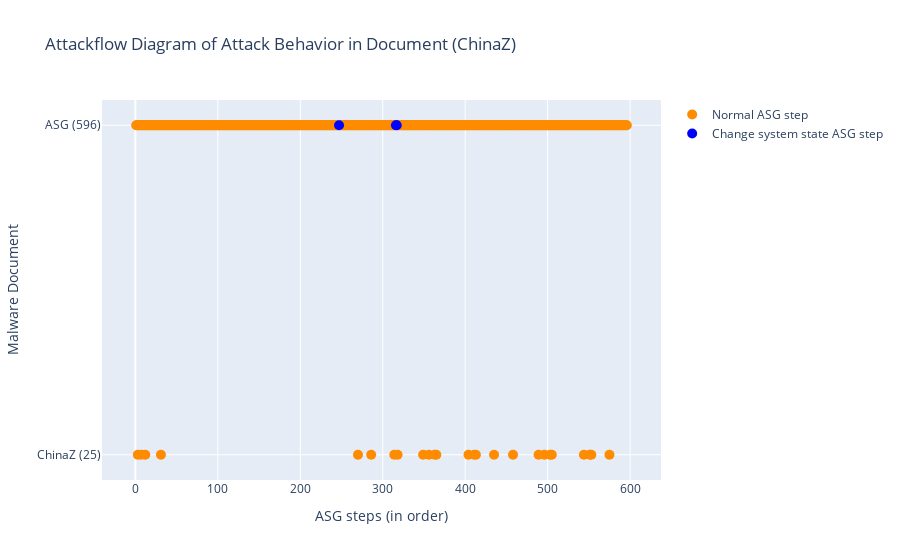

Notebook code cell kept with this figure:
### Markdown cell above
### Run Script: draw Lifecycle diagram
- 兩個 traces (legend) 一般的 OP 和 ChangeSys OP。分兩個顏色，不重疊。
- x: [a,a,a,a,b,b,b,c,c,c] 不同 report 的 step 可以放同一個 list，因為屬於同個 trace。

### Code cell
# import plotly.express as px
import plotly
import plotly.graph_objects as go

def symmetric_difference(list1: list, list2: list) -> list:
    ''' return list1 - list2. '''
    s = set(list2)
    temp3 = [x for x in list1 if x not in s]
    return temp3

def draw_lifecycle(fset:FamilySet):
    familname = fset.familyname
    # reportnames = [rem.reportname for rem in fset.rem_lst if len(rem.match_regex)]

    fig = go.Figure()
    x, y = [], []
    x_sys, y_sys = [], []
    empty_columns = []

    for i, rem in enumerate(fset.rem_lst):
        numOfDot = len(rem.ASGstep_order_index)
        reportname = rem.reportname
        try:
            reportname = rem.reportname.split('.')[0]
            reportname = reportname.split('-')[1]
        except:
            print('source domian of report not found.')
            pass
        if reportname == 'Ms':
            reportname = 'Microsoft'
        reportname += f' ({numOfDot})'
        if len(rem.ASGstep_order_index) == 0:
            empty_columns.append(reportname)
            continue
        x_sys.extend(rem.SysASGstep_order_index) # 改變系統設定檔的 OP (這個變數有問題!!!)
        y_sys.extend([reportname] * len(rem.SysASGstep_order_index))
        current_x_normal = symmetric_difference(rem.ASGstep_order_index, rem.SysASGstep_order_index) # 一般的/其餘的 OP
        # print(reportname, 'numOfDot', numOfDot, 'rem.ASGstep_order_index', rem.ASGstep_order_index)
        # print('x_normal', current_x_normal, 'x_sys', rem.SysASGstep_order_index)
        x.extend(current_x_normal)
        y.extend([reportname] * len(current_x_normal))
        pass
    # todo: add baseline's lifecycle
    num_allstep = len(set(fset.sample.step_list))
    rowname = f'ASG ({num_allstep})'
    current_x_system = fset.sample.ASGstep_sysOnly_ordered_index # fset.sample.OPset_sysOnly_ordered_index
    current_x_normal = symmetric_difference(list(range(num_allstep)), current_x_system) # all steps - sysobj steps
    # print(sorted(current_x_system)) # 只能放UPDATE的，OPEN/READ不能喔
    x_sys.extend(current_x_system)
    y_sys.extend([rowname] * len(current_x_system)) 
    x.extend(current_x_normal)
    y.extend([rowname] * len(current_x_normal))
    # print(rowname, len(fset.sample.OPset), len(current_x_system), len(current_x_normal))

    # for empty_columns when report has no OPs
    for empty_col in empty_columns:
        fig.add_trace(go.Scatter(x=[0,], y=[empty_col,], marker=dict(opacity=0)))
    
    # normal OPs
    x = [idx+1 for idx in x] # add 1 to each asg index
    fig.add_trace(go.Scatter(
        x=x,
        y=y,
        marker=dict(color="darkorange", size=10),
        mode="markers",
        name="Normal ASG step", # Normal Operation Pair
    ))

    # changeSysObj OPs
    x_sys = x = [idx+1 for idx in x_sys]
    fig.add_trace(go.Scatter(
        x=x_sys,
        y=y_sys,
        marker=dict(color="blue", size=10),
        mode="markers",
        name="Change system state ASG step", # Change SR Operation Pair
    ))

    fig.update_layout(title=f"Attackflow Diagram of Attack Behavior in Document ({familname})",
                    xaxis_title="ASG steps (in order)",
                    yaxis_title="Malware Document")
    fig.show()

    if not os.path.exists("imgs"):
        os.mkdir("imgs")
    # fig.write_image(f"./imgs/{familname}_lifecycle.png") # bug -> no responce
    # plotly.offline.plot(fig, filename=f"./imgs/{familname}_lifecycle.html", auto_open=False)
    pass

draw_lifecycle(fset)

### Figure 1 — Plotly figure (JSON) as saved in the notebook; plotly's stock layout.template omitted (floating-point values rounded to 4 significant figures; data arrays with more than 128 entries replaced by an {"elided": "..."} marker saying what was removed)
{"data": [{"marker": {"color": "darkorange", "size": 10}, "mode": "markers", "name": "Normal ASG step", "type": "scatter", "x": {"elided": "618 int values"}, "y": {"elided": "618 str values"}}, {"marker": {"color": "blue", "size": 10}, "mode": "markers", "name": "Change system state ASG step", "type": "scatter", "x": [247, 316, 317], "y": ["ASG (596)", "ASG (596)", "ASG (596)"]}], "layout": {"title": {"text": "Attackflow Diagram of Attack Behavior in Document (ChinaZ)"}, "xaxis": {"title": {"text": "ASG steps (in order)"}}, "yaxis": {"title": {"text": "Malware Document"}}}}
